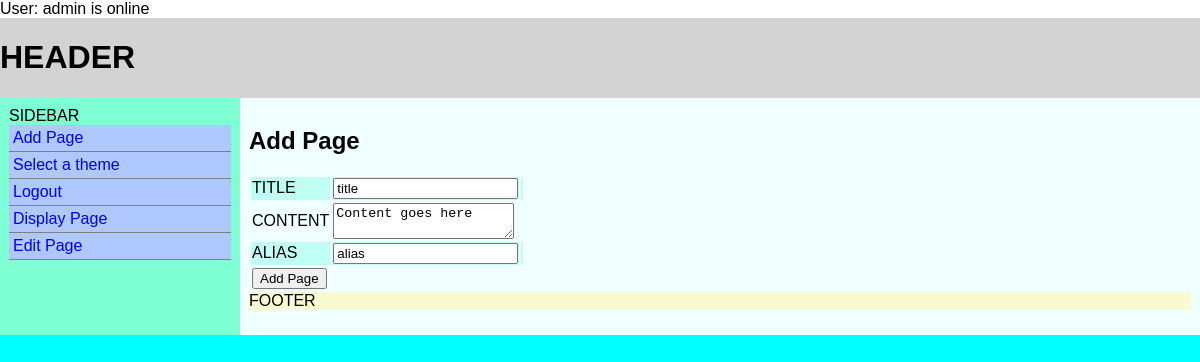
/index.php?q=add/page (signed in), run on the app's committed database.
### tables this page shows
CREATE TABLE IF NOT EXISTS `routes` (
  `routeid` int(11) NOT NULL AUTO_INCREMENT,
  `action` varchar(100) NOT NULL,
  `type` varchar(100) DEFAULT NULL,
  `id` tinyint(1) DEFAULT NULL,
  `mod_name` varchar(256) NOT NULL,
  `mod_real_name` varchar(256) NOT NULL,
  `mod_desc` mediumtext NOT NULL,
  `status` tinyint(1) NOT NULL,
  `tier` tinyint(4) NOT NULL,
  PRIMARY KEY (`routeid`)
);

CREATE TABLE IF NOT EXISTS `themes` (
  `tid` int(11) NOT NULL AUTO_INCREMENT,
  `theme_machine_name` varchar(255) DEFAULT NULL,
  `theme_display_name` varchar(255) DEFAULT NULL,
  `theme_desc` text NOT NULL,
  `status` tinyint(1) DEFAULT NULL,
  PRIMARY KEY (`tid`)
);

### index.php (called while the page is built, shortened)
<?php
include ("includes/bootstrap.php");
boot();
?>

### includes/classes/class_db.php (called while the page is built, shortened)
<?php
class DB
{
    protected $dbo;
    public function __construct()
    {
        try {
            $this->dbo = new PDO("mysql:host=" . DB_HOST . ";dbname=" . DB_NAME, DB_USER, DB_PASSWORD);
        }
        catch(PDOException $e)
        {
            $this->dbo = $e->errorInfo;
        }
    }
    public function GetActiveTheme()
    {
        $dbo = $this->dbo;
        $stmt = $dbo->prepare("SELECT theme_machine_name FROM themes WHERE status = 1 LIMIT 1");
        $result = $stmt->execute(array());
        if ($result)
        {
            $theme_machine_name = $stmt->fetch();
            return $theme_machine_name['theme_machine_name'];
        }
        return False;
    }
    public function GetSidebarItems()
    {
        $dbo = $this->dbo;
        $sql = "SELECT action,type,mod_real_name,tier FROM routes WHERE status=1";
        $stmt = $dbo->prepare($sql);
        $result  = $stmt->execute(array());
        if ($result)
        {
            $items = $stmt->fetchAll(PDO::FETCH_ASSOC);
            return $items;
        }
    }
}
?>

### includes/classes/class_theme.php (the view, shortened to what this page needs)
<?php
class Theme
{
    public static function GetActiveTheme()
    {
        $db = new DB();
        $theme = $db->GetActiveTheme();
        $theme_path = "themes/".$theme;
        if (is_dir($theme_path))
        {
            if (is_readable($theme_path."/theme.html"))
            {
                return True;
            }
        }
    }
    public static function RenderMainNavMenu()
    {
        $db = new DB();
        $items = $db->GetSidebarItems();
        $html = "<ul id='main-nav' class='nav'>";
        foreach ($items as $item)
        {
            if ((Security::IsLoggedIn()== True) and ($item['action']=='login')) continue;
            $html .= "<li class='nav-item'>";
            $html.= "<a class='nav-link' href='".CMS_BASE_URI."?q=".$item['action'];
            if ($item['type']!=null)
            {
                $html.="/".$item['type'];
            }
            $html.="'>".$item['mod_real_name']."</a>";
        }
        $html.="</ul>";
        return $html;
    }
}

### themes/default/style.css (style rules this page uses)
* { box-sizing: border-box; }
body { margin: auto; font-family: Arial, helvetica, sans-serif; }
#container-outer { width: 100%; background-color: aqua; height: 100%; margin: 0px; }
#header { width: 100%; background-color: lightgray; overflow: hidden; }
.flex { display: flex; }
#container-inner { width: 100%; overflow: auto; }
#sidebar { width: 20%; background-color: aquamarine; float: left; display: block; padding: 9px; }
.nav { list-style: none; text-decoration: none; margin: 0; padding: 0; }
.nav-link { text-decoration: none; border-bottom: 1px solid gray; display: block; padding: 4px; }
.nav-link:link, .nav-link:visited { display: block; background: #afc8ff; }
#content { width: 80%; background-color: azure; float: right; display: block; padding: 9px; }
#footer { width: 100%; background-color: lightgoldenrodyellow; clear: both; overflow: hidden; }

### data on the page
routes: mod_real_name "Add Page"
routes: mod_real_name "Select a theme"
routes: mod_real_name "Logout"
routes: mod_real_name "Display Page"
routes: mod_real_name "Edit Page"
themes: theme_machine_name "FOOTER"

### other printed values
$_SESSION['username'] "admin"
$GLOBALS['content'] "Add Page"
